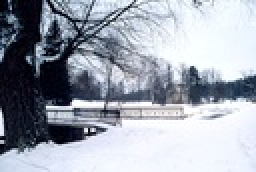
%> input picture Image-Processing-Using-MATLAB/Binarization Techniques/Bridge.jpg, 128 x 86 px, shrunk from 640 x 432 before the run (shown 2 times larger)
$ octave adaptive_main_script.m   (GNU Octave 9; MATLAB toolbox functions it lacks are replaced by stand-ins)
%> lines starting %> are read from the running program, lines starting %| are printed output that depends on the picture; in (x1, y1, x2, y2) boxes, pixels count from 0 and x2, y2 are one past the last pixel; in counts of white or black regions, pixels touching at a corner belong together; the program's own positions count from 1
### Image-Processing-Using-MATLAB/Binarization Techniques/applyBernsen.m
function result=applyBernsen(inputImage)
    % [5 lines of commented-out code are left out]
    inputImage=double(inputImage);
    result=size(inputImage);
    maskHeight=20;
    maskWidth=20;

    expandedImage=double(padWithSame(inputImage,maskHeight,maskWidth));
    for i=1:size(inputImage,1)
        for j=1:size(inputImage,2)
            selectedRegion=expandedImage(i:i+maskHeight-1,j:j+maskWidth-1);
            Imax=max(max(selectedRegion));
            Imin=min(min(selectedRegion));
            Threshold=(Imax+Imin)/2;
            if(inputImage(i,j)<Threshold)
                result(i,j)=0;
            else
                result(i,j)=255;
            end
        end
    end
    result=uint8(result);
end

### Image-Processing-Using-MATLAB/Binarization Techniques/padWithSame.m
function result=padWithSame(inputImage,maskHeight,maskWidth)
    %{
        Same usage as per command :-
            padImage=padarray(inputImage,[1,1],'replicate','both');
        pad with same will be added after the last column and last row and
        not before the first column and row.

        Considering seed point is at top-left corner of the mask.
    %}
    inputImage=double(inputImage);
    [height,width]=size(inputImage);
    expandedImage=zeros(height+maskHeight-1,width+maskWidth-1);

    expandedImage(1:height,1:width)=inputImage;
    for i=height+1:size(expandedImage,1)
        expandedImage(i:i,1:width)=inputImage(height:height,1:width);
    end
    for i=width+1:size(expandedImage,2)
        expandedImage(1:height,i:i)=inputImage(1:height,width:width);
    end
    expandedImage(height+1:size(expandedImage,1),width+1:size(expandedImage,2))=inputImage(height,width);
    result=uint8(expandedImage);
end

### Image-Processing-Using-MATLAB/Binarization Techniques/applySauvola.m
function result=applySauvola(inputImage)
    %{
      R= maximum standard deviation of image, 128 for gray scale
      k parameter ranges between 0<k<=0.5
      T=mean*(1-k*(1-(std/R))

      f'(x,y)=0 if f(x,y)<T
             =255 otherwise

    %}
    inputImage=double(inputImage);
    result=size(inputImage);
    maskHeight=20;
    maskWidth=20;
    R=128;
    k=0.2;
    expandedImage=double(padWithSame(inputImage,maskHeight,maskWidth));
    for i=1:size(inputImage,1)
        for j=1:size(inputImage,2)
            selectedRegion=expandedImage(i:i+maskHeight-1,j:j+maskWidth-1);
            mean=sum(sum(selectedRegion))/(maskHeight*maskWidth);
            standard_deviation=std(selectedRegion(:));
            Threshold=mean*(1-k*(1-(standard_deviation/R)));
            if(inputImage(i,j)<Threshold)
                result(i,j)=0;
            else
                result(i,j)=255;
            end
        end
    end
    result=uint8(result);
end

### Image-Processing-Using-MATLAB/Binarization Techniques/applyNiblack.m
function result=applyNiblack(inputImage)
    % [6 lines of commented-out code are left out]
    maskHeight=20;
    maskWidth=20;
    k=0.2;
    inputImage=double(inputImage);
    result=size(inputImage);
    expandedImage=double(padWithSame(inputImage,maskHeight,maskWidth));
    for i=1:size(inputImage,1)
        for j=1:size(inputImage,2)
            selectedRegion=expandedImage(i:i+maskHeight-1,j:j+maskWidth-1);
            mean=sum(sum(selectedRegion))/(maskHeight*maskWidth);
            standard_deviation=std(selectedRegion(:));
            Threshold=mean+(k*standard_deviation);
            if(inputImage(i,j)<Threshold)
                result(i,j)=0;
            else
                result(i,j)=255;
            end
        end
    end
    result=uint8(result);
end

### Image-Processing-Using-MATLAB/Binarization Techniques/applyIterativeThreshold.m
function result=applyIterativeThreshold(inputImage)
    height=size(inputImage,1);
    width=size(inputImage,2);
    hist_img=getNormalizedHistogram(inputImage);
    inputImage=double(inputImage);
    sumB=double(inputImage(1,1)+inputImage(1,width)+inputImage(height,1)+inputImage(height,width));
    mB=double(sumB/4);
    sumF=sum(sum(inputImage));
    mF=double((sumF-sumB)/((height*width)-4));
    T=getIterativeThreshold(mB,mF,hist_img);
    result=zeros(height,width,'uint8');
    for i=1:height
        for j=1:width
            if(inputImage(i,j)<=T)
                result(i,j)=0;
            else
                result(i,j)=255;
            end
        end
    end
    result=uint8(result);
end

### Image-Processing-Using-MATLAB/Binarization Techniques/getHistogram.m
function result=getHistogram(inputImage)
    %tempInput=[8,7,9,11;8,8,7,6;8,8,11,10;10,10,9,8];
    %result=zeros(1,12);
    %[height,width]=size(tempInput);

    result=(zeros(1,256));
    [height,width]=size(inputImage);
    for i=1:height
        for j=1:width
            index=uint16(inputImage(i,j))+1;
            result(1,index)=result(1,index)+1;
            %result(1,uint16(inputImage(i,j)+1))=result(1,uint16(inputImage(i,j)+1))+1;
            %result(1,tempInput(i,j)+1)=result(1,tempInput(i,j)+1)+1;
        end
    end
end

### Image-Processing-Using-MATLAB/Binarization Techniques/getNormalizedHistogram.m
function result=getNormalizedHistogram(inputImage)
    %tempInput=[8,7,9,11;8,8,7,6;8,8,11,10;10,10,9,8];
    %result=getHistogram(tempInput);
    result=getHistogram(inputImage);
    %maxFrequency=max(result);
    %result(:,:)=result(:,:)/maxFrequency;
    result(:,:)=result(:,:)/sum(result);
end

### Image-Processing-Using-MATLAB/Binarization Techniques/getIterativeThreshold.m
function result=getIterativeThreshold(mB,mF,hist)
    %height=size(inputImage,1);
    %width=size
    diff=mB-mF;
    T=0;
    if(diff<0)
        diff=diff*(-1);
    end
    while(diff>2)
        T=uint16(round((mB+mF)/2));
        B=double((1:T));
        F=double((T+1:256));
        sumB=dot(B,hist(1:T));
        disp(sumB);
        sumF=dot(F,hist(T+1:256));
        mB=sumB/size(B,2);
        mF=sumF/size(F,2);
        diff=mB-mF;
        if(diff<0)
            diff=diff*(-1);
        end
    end
    result=uint8(T);
end

### Image-Processing-Using-MATLAB/Binarization Techniques/adaptive_main_script.m
ip=imread('Bridge.jpg');
%> ip is the input picture: size 86x128x3 uint8; mean R, G, B 158.3, 164.2, 175.3
gry=rgb2gray(ip);
img_bernsen=applyBernsen(gry);
%> after the loop in padWithSame, `for i=height+1:size(expandedImage,1)`:
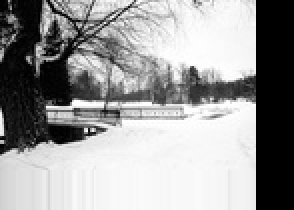
%> expandedImage: size 105x147 double (shown 2 times larger); min 0, max 255, mean 154.6
%> after the loop in padWithSame, `for i=width+1:size(expandedImage,2)`:
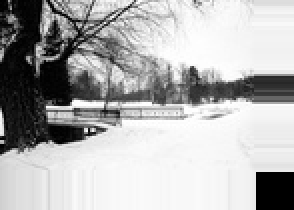
%> expandedImage: size 105x147 double (shown 2 times larger); 10.59% of pixels changed, all inside (x1, y1, x2, y2) = (128, 0, 147, 86)
%> in padWithSame, `expandedImage(height+1:size(expandedImage,1),width+1:size(expandedImag..`:
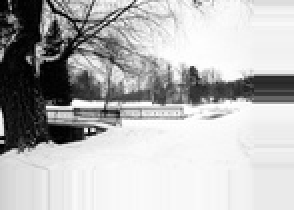
%> expandedImage: size 105x147 double (shown 2 times larger); 2.34% of pixels changed, all inside (x1, y1, x2, y2) = (128, 86, 147, 105)
%> after the loop in applyBernsen, `for i=1:size(inputImage,1)`:
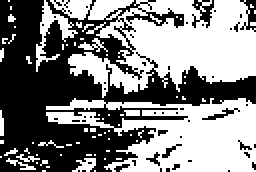
%> result: size 86x128 double (shown 2 times larger); 51.7% white; 52 black regions (47 under 20 px), largest, box (x1, y1, x2, y2) and area: (0, 0, 128, 86) 4966, (96, 0, 107, 14) 75, (120, 0, 128, 16) 61, (101, 54, 120, 60) 36, (81, 72, 91, 79) 22
img_sauvola=applySauvola(gry);
%> after the loop in applySauvola, `for i=1:size(inputImage,1)`:
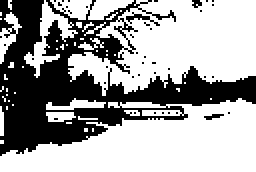
%> result: size 86x128 double (shown 2 times larger); 63.6% white; 41 black regions (39 under 20 px), largest, box (x1, y1, x2, y2) and area: (0, 0, 128, 78) 3898, (63, 6, 80, 13) 34
img_niblack=applyNiblack(gry);
%> after the loop in applyNiblack, `for i=1:size(inputImage,1)`:
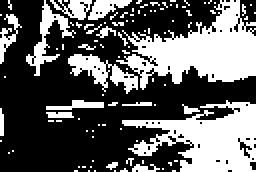
%> result: size 86x128 double (shown 2 times larger); 37.7% white; 102 white regions (88 under 20 px), largest, box (x1, y1, x2, y2) and area: (58, 0, 128, 45) 1517, (61, 50, 128, 86) 1296, (34, 27, 69, 47) 285
img_iterative=applyIterativeThreshold(gry);
%> after the loop in getHistogram, `for i=1:height`: result = 256 values, max 525 at index 249, min 1 at index 1, mean 43
%> in applyIterativeThreshold, `hist_img=getNormalizedHistogram(inputImage);`: hist_img = 256 values, max 0.0477 at index 249, min 9.08e-05 at index 1, mean 0.00391
%> in applyIterativeThreshold, `sumB=double(inputImage(1,1)+inputImage(1,width)+inputImage(height,1)+i..`: sumB = 662
%> in applyIterativeThreshold, `mB=double(sumB/4);`: mB = 165.5
%> in applyIterativeThreshold, `sumF=sum(sum(inputImage));`: sumF = 1802304
%> in applyIterativeThreshold, `mF=double((sumF-sumB)/((height*width)-4));`: mF = 163.7
%> in getIterativeThreshold, `diff=mB-mF;`: diff = 1.77
%> in applyIterativeThreshold, `T=getIterativeThreshold(mB,mF,hist_img);`: T = 0
%> after the loop in applyIterativeThreshold, `for i=1:height`:
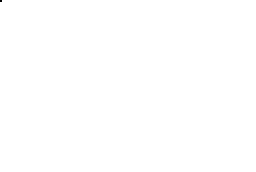
%> result: size 86x128 uint8 (shown 2 times larger); 100% white; black in thin lines or dots, all inside (x1, y1, x2, y2) = (0, 0, 1, 1)

subplot(3,2,1),imshow(gry),title("Source");
subplot(3,2,2),imshow(img_niblack),title("Niblack");
subplot(3,2,3),imshow(img_sauvola),title("Sauvola");
subplot(3,2,4),imshow(img_bernsen),title("Bernsen");
subplot(3,2,5),imshow(img_iterative),title("Iterative");
